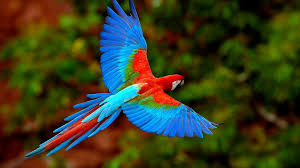
#> input picture Module_4 Colorspaces/bird.jpeg, 300 x 168 px, found by its file name
$ python Colorspace.py
#> lines starting #> are read from the running program, lines starting #| are printed output that depends on the picture
import os
import cv2

img_path = 'Module_4 Colorspaces/bird.jpeg'
img = cv2.imread(img_path)
#> img is the input picture: shape (168, 300, 3); mean B, G, R 31.5, 60.4, 57.6
cv2.imshow('bird', img)
# cv2.waitKey(0)

# default colorspace is bgr

img_gray = cv2.cvtColor(img, cv2.COLOR_BGR2GRAY)
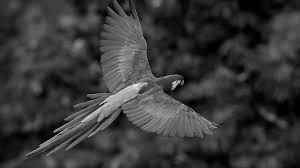
#> img_gray: shape (168, 300); min 0, max 246, mean 56.3
img_rgb = cv2.cvtColor(img, cv2.COLOR_BGR2RGB)
img_hsv = cv2.cvtColor(img, cv2.COLOR_BGR2HSV)
#> img_hsv: shape (168, 300, 3); mean H, S, V 40.3, 234.7, 88.5


cv2.imshow('rgb-bird', img_rgb)
cv2.imshow('gray-bird', img_gray)
cv2.imshow('hsv-bird', img_hsv)
cv2.waitKey(0)
